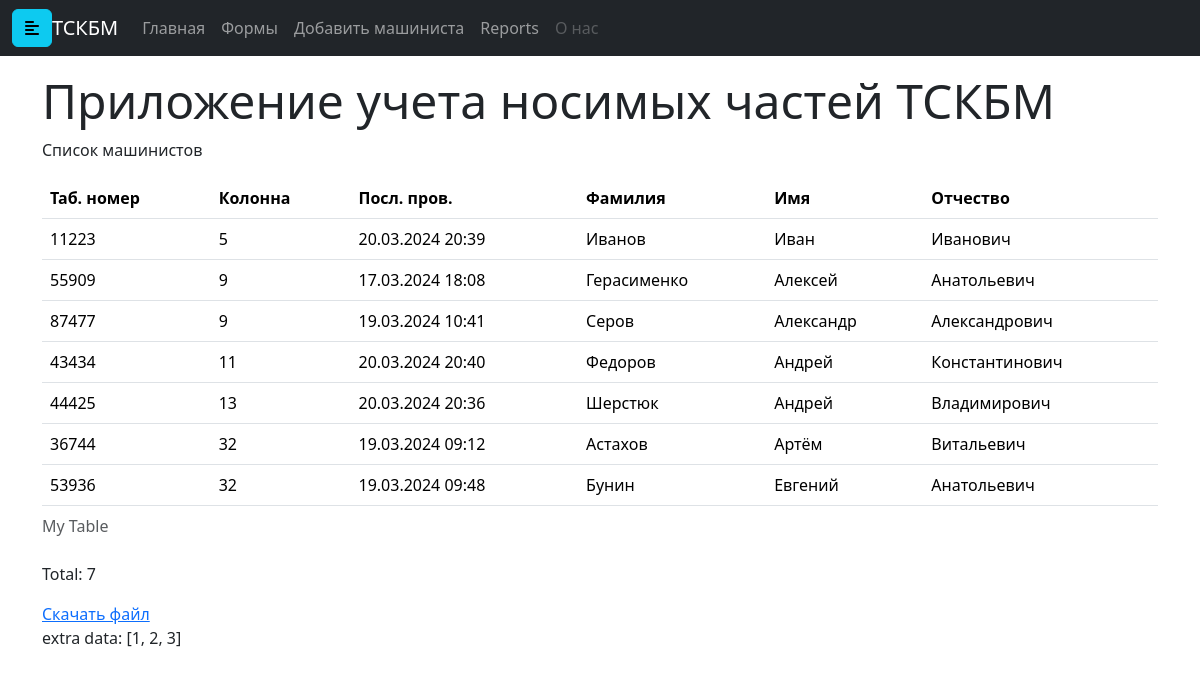
The app's page /, older data.
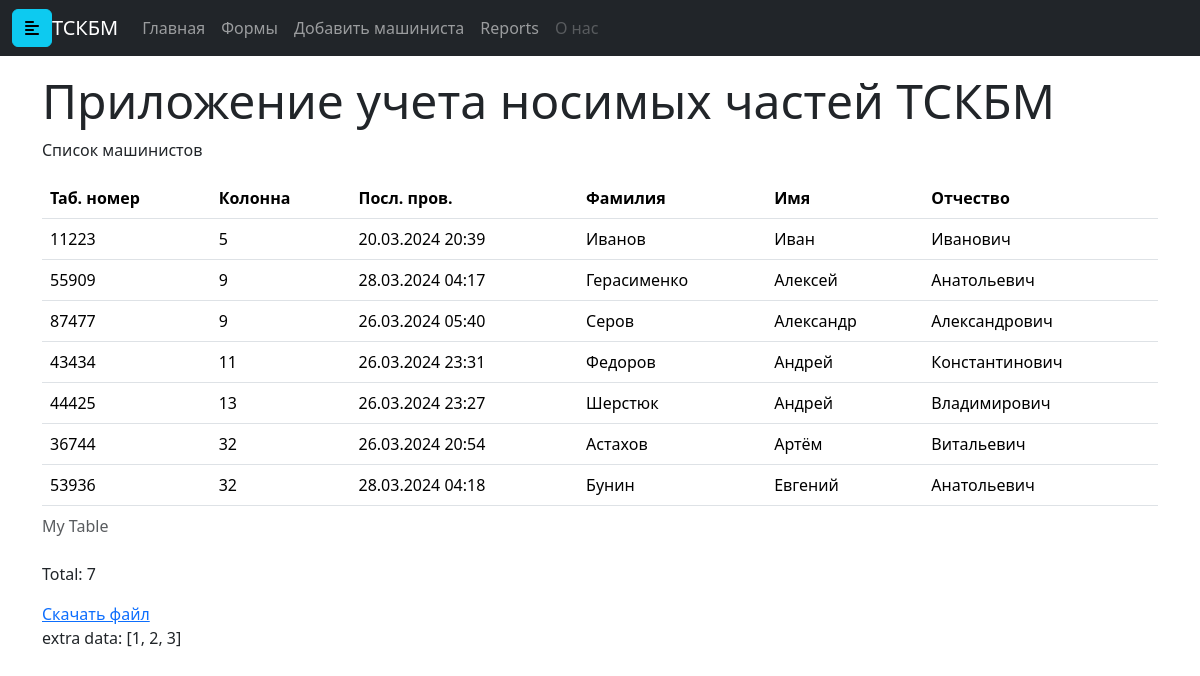
The same page, newer data.
### db/models/tables.py (models this page shows)
class Base(DeclarativeBase):
    __abstract__ = True

class User(Base):
    __tablename__ = "users"
    id: Mapped[int] = mapped_column(primary_key=True)
    tabnum: Mapped[int] = mapped_column()
    column: Mapped[int]
    lname: Mapped[str]
    fname: Mapped[str]
    pname: Mapped[str]
    last_checkout: Mapped[datetime]
    watch_id: Mapped[int] = mapped_column(ForeignKey("watches.id"))
    watch: Mapped["Watch"] = relationship(lazy="selectin", uselist=False)
    times: Mapped[list["Times"]] = relationship(lazy="selectin", uselist=True)

### main.py (the view)
@app.get("/", response_model=list[BaseUserModel])
async def home(
    request: Request,
    session: AsyncSession = Depends(db_helper.scoped_session_dependency),
):
    models = await get_all_users(session)
    users = [BaseUserModel.model_validate(user).model_dump() for user in models]
    return templates.TemplateResponse(
        "page.html", {"request": request, "data": users, "extra": [1, 2, 3]}
    )

### templates/page.html (shortened to what this page needs)
{% extends "base.html" %}
{% block head %}
{{ super() }}
{% endblock %}
{% block content %}
<div class="container mt-3">
<h1 class="display-5">
    Приложение учета носимых частей ТСКБМ
</h1>
<p id="content">Список машинистов</p>
<table class="table table-divider">
  <caption>My Table</caption>
  <thead>
    <tr>
      <th scope="col">Таб. номер</th>
      <th scope="col">Колонна</th>
      <th scope="col">Посл. пров.</th>
      <th scope="col">Фамилия</th>
      <th scope="col">Имя</th>
      <th scope="col">Отчество</th>
    </tr>
  </thead>
<tbody>
{% for item in data %}
    <tr>
        <td>{{ item.tabnum }}</td>
        <td>{{ item.column }}</td>
        <td>{{ item.last_checkout }}</td>
        <td>{{ item.lname }}</td>
        <td>{{ item.fname }}</td>
        <td>{{item.pname }}</td>
    </tr>
{% endfor %}
</tbody>
</table>
<p>Total: {{ data.__len__() }}</p>
    <div class="download"><a href="/files/download/">Скачать файл</a></div>
<div><p>extra data: {{ extra }}</p></div>
{% endblock %}

### templates/base.html (shortened to what this page needs)
<!DOCTYPE html>
<html lang="ru">
<head>
    {% block head %}
    <link rel="stylesheet" href="{{ url_for('static', path='/bootstrap/css/bootstrap.min.css') }}">
    <link rel="stylesheet" href="{{ url_for('static', path='/bootstrap/css/bootstrap-grid.min.css') }}">
    {% endblock %}
</head>
<body>
{% include 'nav.html' %}
{% block content %}
{% endblock %}
</body>
</html>

### templates/nav.html (shortened to what this page needs)
<nav class="navbar navbar-expand-lg navbar-dark bg-dark">
  <div class="container-fluid">
    <button type="button" id="sidebarCollapse" class="btn btn-info">
        <i class="fas fa-align-left"></i>
    </button>
    <a class="navbar-brand" href="/">ТСКБМ</a>
    <div class="collapse navbar-collapse" id="navbarNav">
      <ul class="navbar-nav">
        <li class="nav-item {{'active' if active_page == 'unsplash' }}">
          <a class="nav-link" href="/">Главная</a>
        </li>
        <li class="nav-item">
          <a class="nav-link {{'active' if active_page == 'forms' }}" href="/forms">Формы</a>
        </li>
        <li class="nav-item">
          <a class="nav-link {{'active' if active_page == 'unsplash' }}" href="#">Добавить машиниста</a>
        </li>
        <li class="nav-item">
          <a class="nav-link {{'active' if active_page == 'unsplash' }}" href="/temp/">Reports</a>
        </li>
        <li class="nav-item {{'active' if active_page == 'unsplash' }}">
            <a class="nav-link disabled" href="#" tabindex="-1" aria-disabled="true">О нас</a>
        </li>
      </ul>
    </div>
  </div>
</nav>

Row changes from the older to the newer data that the page shows:
changed User "Герасименко": last_checkout "17.03.2024 18:08" → "28.03.2024 04:17"
changed User "Серов": last_checkout "19.03.2024 10:41" → "26.03.2024 05:40"
changed User "Федоров": last_checkout "20.03.2024 20:40" → "26.03.2024 23:31"
changed User "Шерстюк": last_checkout "20.03.2024 20:36" → "26.03.2024 23:27"
changed User "Астахов": last_checkout "19.03.2024 09:12" → "26.03.2024 20:54"
changed User "Бунин": last_checkout "19.03.2024 09:48" → "28.03.2024 04:18"
